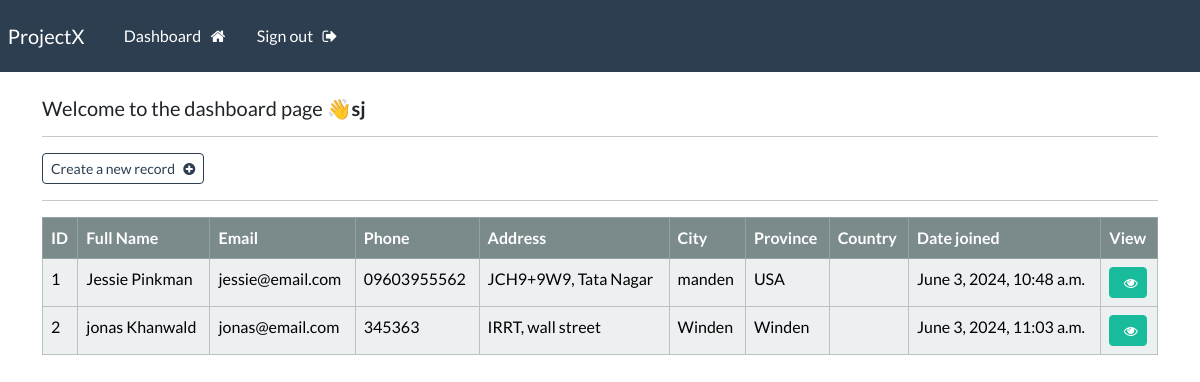
Before: /dashboard/ (signed in) with the older database file.
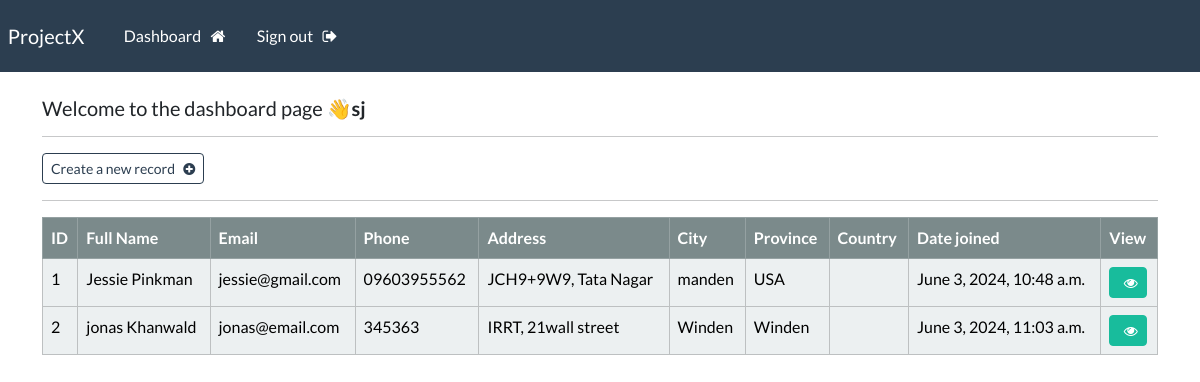
After: the same page with the newer database file.
### webapp/models.py (models this page shows, shortened)
class Record(models.Model):
    created = models.DateTimeField(auto_now_add=True)
    first_name = models.CharField(max_length=100)
    last_name = models.CharField(max_length=100)
    email = models.EmailField(max_length=255)
    phone = models.CharField(max_length=20)
    address = models.CharField(max_length=300)
    city = models.CharField(max_length=255)
    province = models.CharField(max_length=125)

### webapp/views.py (the view)
# urls.py: path('dashboard/', views.dashboard,name="dashboard"),
@login_required(login_url='login')
def dashboard(request):
    my_record = Record.objects.all()
    context = {'records' : my_record}
    return render(request, 'webapp/dashboard.html',context)

### webapp/templates/webapp/dashboard.html
{% extends "webapp/base.html" %}
{% block content %}
<h5>Welcome to the dashboard page  <b>👋{{request.user}}</b></h5>
<hr>
<a href="{% url 'create-record' %}" class="btn btn-outline-primary btn-sm hover">Create a new record &nbsp; <i class="fa fa-plus-circle" aria-hidden="true"></i></a>
<hr>
<table class="table table-light table-hover table-bordered">
  <thead class="table-dark">
    <tr>
        <th scope='col'> ID </th>
        <th scope='col'>Full Name  </th>
        <th scope='col'>Email  </th>
        <th scope='col'>Phone  </th>
        <th scope='col'>Address  </th>
        <th scope='col'>City  </th>
        <th scope='col'>Province  </th>
        <th scope='col'>Country  </th>
        <th scope='col'>Date joined  </th>
        <th scope='col'>View  </th>
    </tr>
  </thead>
  <tbody>
    {% if records %}
    {% for record in records %}
<tr>
    <td>{{record.id}}</td>
    <td>{{record.first_name}} {{record.last_name}}</td>
    <td>{{record.email}}</td>
    <td>{{record.phone}}</td>
    <td>{{record.address}}</td>
    <td>{{record.city}}</td>
    <td>{{record.province}}</td>
    <td>{{record.country}}</td>
    <td>{{record.created}}</td>
    <td><a href="{% url 'record' record.id %}" class="text-decoration-none btn btn-sm btn-success"> &nbsp;  <i class="fa fa-eye" aria-hidden="true"></i></a></td>
</tr>
{% endfor %}
{% endif %}
  </tbody>
</table>
{% endblock content %}

Changed rows visible on the page:
changed Record "Jessie": email "jessie@email.com" → "jessie@gmail.com"
changed Record "jonas": address "IRRT, wall street" → "IRRT, 21wall street"
